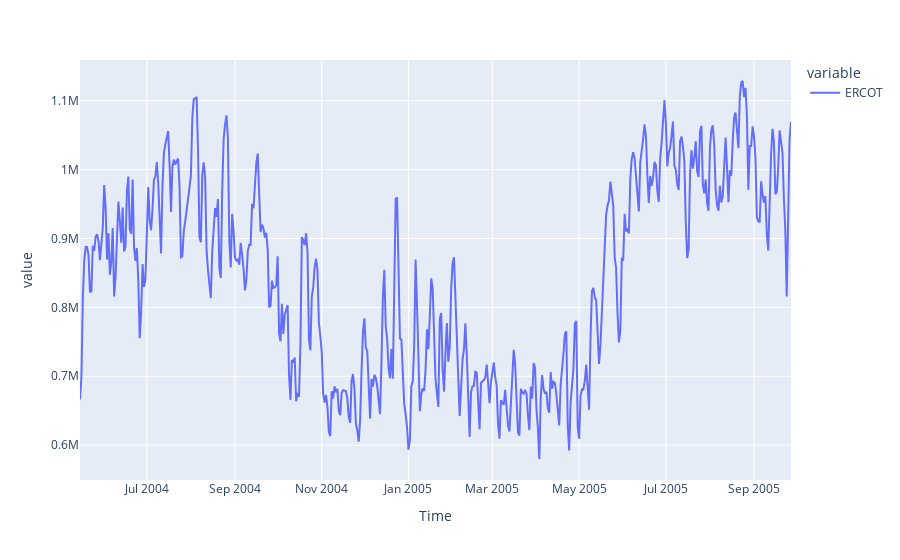

Notebook cell for this chart:
### Code cell
px.line(first_train)

### Figure 1 — Plotly figure (JSON) as saved in the notebook; plotly's stock layout.template omitted (floating-point values rounded to 4 significant figures; data arrays with more than 128 entries replaced by an {"elided": "..."} marker saying what was removed)
{"data": [{"hovertemplate": "variable=ERCOT<br>Time=%{x}<br>value=%{y}<extra></extra>", "legendgroup": "ERCOT", "line": {"color": "#636efa", "dash": "solid"}, "marker": {"symbol": "circle"}, "mode": "lines", "name": "ERCOT", "orientation": "v", "showlegend": true, "type": "scatter", "x": {"elided": "501 str values"}, "xaxis": "x", "y": {"elided": "501 float values"}, "yaxis": "y"}], "layout": {"legend": {"title": {"text": "variable"}, "tracegroupgap": 0}, "margin": {"t": 60}, "xaxis": {"anchor": "y", "domain": [0, 1], "title": {"text": "Time"}}, "yaxis": {"anchor": "x", "domain": [0, 1], "title": {"text": "value"}}}}
